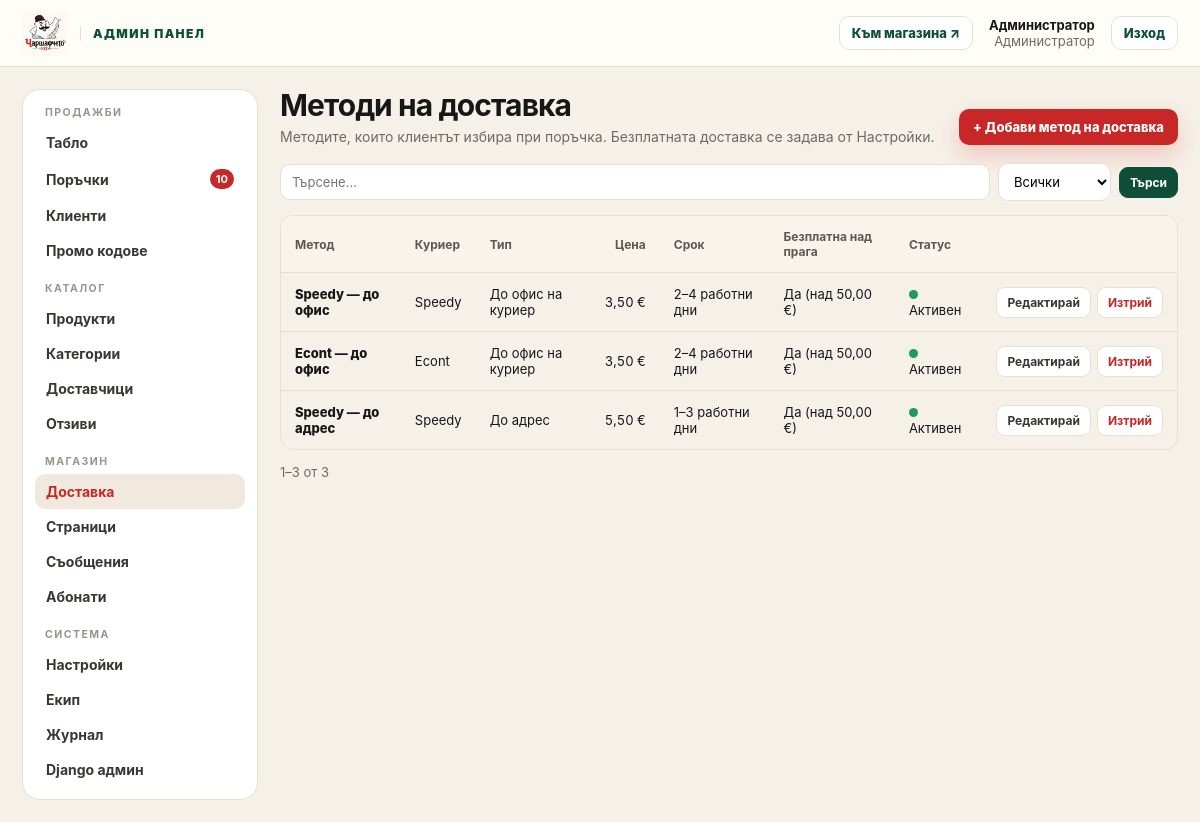
Page /dashboard/shipping/ (signed in) on the committed database.
### accounts/models.py (models this page shows, shortened)
class User(AbstractUser):
    username = None
    email = models.EmailField("имейл", unique=True)
    phone = models.CharField("телефон", max_length=32, blank=True)
    marketing_consent = models.BooleanField("съгласие за маркетинг", default=False)
    email_verified = models.BooleanField("потвърден имейл", default=False)
    USERNAME_FIELD = "email"
    REQUIRED_FIELDS = []
    objects = UserManager()
    class Meta:
        verbose_name = "потребител"
        verbose_name_plural = "потребители"

### orders/models.py (models this page shows, shortened)
class ShippingMethod(models.Model):
    TYPE_OFFICE = "office"
    TYPE_ADDRESS = "address"
    TYPE_CHOICES = [(TYPE_OFFICE, "До офис на куриер"), (TYPE_ADDRESS, "До адрес")]
    name = models.CharField("име", max_length=100)
    carrier = models.CharField("куриер", max_length=40, help_text="Напр. Speedy, Econt.")
    delivery_type = models.CharField("тип", max_length=10, choices=TYPE_CHOICES, default=TYPE_OFFICE)
    price = models.DecimalField("цена", max_digits=8, decimal_places=2)
    free_shipping_eligible = models.BooleanField(
        "участва в безплатната доставка", default=True,
        help_text="Безплатна при поръчка над прага от настройките.",
    )
    estimated_days = models.CharField("срок", max_length=40, default="2–4 работни дни")
    is_active = models.BooleanField("активен", default=True)
    position = models.PositiveIntegerField(default=0)
    class Meta:
        ordering = ["position", "price"]
        verbose_name = "метод на доставка"
        verbose_name_plural = "методи на доставка"

### core/models.py (models this page shows, shortened)
class SiteSettings(models.Model):
    CURRENCY_CHOICES = [("EUR", "EUR (€)"), ("BGN", "BGN (лв.)")]
    store_name = models.CharField("име на магазина", max_length=80, default="Чаршафчето")
    tagline = models.CharField("слоган", max_length=160, default="Повече уют в живота")
    announcement = models.CharField(
        "лента с обява",
        max_length=200,
        blank=True,
        default="🚚 Безплатна доставка за поръчки над 50 € · 14 дни право на връщане",
    )
    currency = models.CharField("валута", max_length=3, choices=CURRENCY_CHOICES, default="EUR")
    show_secondary_currency = models.BooleanField(
        "показвай и цена в лева", default=True, help_text="Двойно обозначаване EUR / BGN по фиксирания курс."
    )
    free_shipping_threshold = models.DecimalField(
        "безплатна доставка над", max_digits=10, decimal_places=2, default=Decimal("50.00")
    )
    vat_rate = models.DecimalField("ДДС %", max_digits=5, decimal_places=2, default=Decimal("20.00"))
    prices_include_vat = models.BooleanField("цените са с ДДС", default=True)
    low_stock_threshold = models.PositiveIntegerField("праг за ниска наличност", default=5)
    contact_email = models.EmailField("имейл за контакт", default="info@charshafcheto.bg")
    orders_email = models.EmailField("имейл за известия за поръчки", default="orders@charshafcheto.bg")
    contact_phone = models.CharField("телефон", max_length=40, default="0888 123 456")
    address = models.CharField("адрес", max_length=200, default="България")
    company_name = models.CharField("фирма", max_length=120, blank=True)
    company_eik = models.CharField("ЕИК", max_length=20, blank=True)
    bank_iban = models.CharField("IBAN за банков превод", max_length=40, blank=True)
    bank_name = models.CharField("банка", max_length=80, blank=True)
    facebook_url = models.URLField(blank=True)
    instagram_url = models.URLField(blank=True)
    meta_description = models.CharField(
        "SEO описание",
        max_length=300,
        default="Спални комплекти, чаршафи, калъфки и завивки с български дух.",
    )
    updated_at = models.DateTimeField(auto_now=True)
    CACHE_KEY = "site_settings"
    class Meta:
        verbose_name = "настройки на магазина"
        verbose_name_plural = "настройки на магазина"
    @classmethod
    def load(cls):
        obj = cache.get(cls.CACHE_KEY)
        if obj is None:
            obj, _ = cls.objects.get_or_create(pk=1)
            cache.set(cls.CACHE_KEY, obj, 300)
        return obj
    @property
    def currency_symbol(self):
        return "€" if self.currency == "EUR" else "лв."

### dashboard/views/crud.py (the view)
@staff_required
def entity_list(request, entity):
    e = _entity(entity)
    qs = e.queryset()
    q = request.GET.get("q", "").strip()
    if q and e.search:
        cond = Q()
        for field in e.search:
            cond |= Q(**{f"{field}__icontains": q})
        qs = qs.filter(cond)
    active = request.GET.get("active")
    if "active" in e.filters and active in ("1", "0"):
        qs = qs.filter(**{e.filters["active"]: active == "1"})
    return render(request, f"dashboard/{e.key}/list.html", {"e": e, "page": paginate(request, qs)})

### core/context_processors.py (called while the page is built)
def store(request):
    if request.path.startswith(("/static/", "/media/")):
        return {}
    wishlist_ids = set()
    if request.user.is_authenticated:
        wishlist_ids = set(WishlistItem.objects.filter(user=request.user).values_list("product_id", flat=True))
    else:
        wishlist_ids = set(request.session.get("wishlist", []))
    return {
        "store": SiteSettings.load(),
        "cart": Cart(request),
        "wishlist_ids": wishlist_ids,
        "menu_categories": Category.objects.filter(is_active=True, show_in_menu=True, parent__isnull=True),
        "footer_pages": Page.objects.filter(show_in_footer=True),
        "card_payments_enabled": bool(settings.STRIPE_SECRET_KEY),
        "SITE_URL": settings.SITE_URL,
    }

### core/templatetags/store_tags.py (called while the page is built)
def _fmt(value):
    return f"{value:,.2f}".replace(",", " ").replace(".", ",")

def _to_decimal(value):
    try:
        return Decimal(value)
    except (InvalidOperation, TypeError, ValueError):
        return Decimal("0")

@register.filter
def money(value):
    store = SiteSettings.load()
    return f"{_fmt(_to_decimal(value))} {store.currency_symbol}"

### dashboard/access.py (called while the page is built)
def _check(request, superuser=False):
    if not request.user.is_authenticated:
        return redirect_to_login(request.get_full_path(), reverse("accounts:login"))
    if not request.user.is_staff or (superuser and not request.user.is_superuser):
        raise PermissionDenied
    return None

def staff_required(view):
    @wraps(view)
    def wrapper(request, *args, **kwargs):
        return _check(request) or view(request, *args, **kwargs)
    return wrapper

def paginate(request, queryset, per_page=PAGE_SIZE):
    return Paginator(queryset, per_page).get_page(request.GET.get("page"))

### dashboard/templatetags/dashboard_tags.py (called while the page is built)
@register.simple_tag
def dashboard_counts():
    return {
        "orders": Order.objects.filter(status=Order.STATUS_NEW).count(),
        "reviews": Review.objects.filter(is_approved=False).count(),
        "messages": ContactMessage.objects.filter(is_read=False).count(),
    }

@register.simple_tag(takes_context=True)
def nav_active(context, *prefixes):
    match = getattr(context["request"], "resolver_match", None)
    name = match.url_name if match else ""
    return "active" if any(name == p or name.startswith(p + "_") for p in prefixes) else ""

### dashboard/views/crud.py (called while the page is built)
def _entity(key):
    entity = ENTITIES.get(key)
    if entity is None:
        from django.http import Http404
        raise Http404
    return entity

### dashboard/templates/dashboard/shipping/list.html (shortened to what this page needs)
{% extends "dashboard/base.html" %}
{% load store_tags %}
{% block content %}
{% include "dashboard/_list_head.html" with sub="Методите, които клиентът избира при поръчка. Безплатната доставка се задава от Настройки." %}
<div class="table-wrap"><table class="table d-table">
  <thead><tr><th>Метод</th><th>Куриер</th><th>Тип</th><th class="num">Цена</th><th>Срок</th><th>Безплатна над прага</th><th>Статус</th><th></th></tr></thead>
  <tbody>{% for obj in page %}<tr>
    <td><a class="d-strong" href="{% url 'dashboard:shipping_edit' obj.pk %}">{{ obj.name }}</a></td><td>{{ obj.carrier }}</td><td>{{ obj.get_delivery_type_display }}</td>
    <td class="num">{{ obj.price|money }}</td><td>{{ obj.estimated_days }}</td>
    <td>{% if obj.free_shipping_eligible %}Да (над {{ store.free_shipping_threshold|money }}){% else %}<span class="d-muted">Не</span>{% endif %}</td>
    <td><span class="d-dot {% if obj.is_active %}on{% endif %}"></span> {% if obj.is_active %}Активен{% else %}Неактивен{% endif %}</td>
    <td>{% include "dashboard/_row_actions.html" %}</td>
  </tr>{% empty %}<tr><td colspan="8" class="d-empty">Няма методи на доставка — клиентите няма да могат да поръчват!</td></tr>{% endfor %}</tbody>
</table></div>
{% include "dashboard/_pager.html" %}
{% endblock %}

### dashboard/templates/dashboard/base.html (shortened to what this page needs)
{% load static dashboard_tags %}<!doctype html>
<html lang="bg">
<head>
  <link rel="stylesheet" href="{% static 'css/store.css' %}">
  <link rel="stylesheet" href="{% static 'css/dashboard.css' %}">
</head>
<body class="d-body">
{% dashboard_counts as counts %}
<header class="d-top">
  <div class="d-top-in">
    <a class="d-brand" href="{% url 'dashboard:home' %}"><img src="{% static 'img/logo.png' %}" alt="{{ store.store_name }}"><span>Админ панел</span></a>
    <a class="d-link" href="/" target="_blank" rel="noopener">Към магазина ↗</a>
    <div class="d-user"><b>{{ request.user.get_full_name|default:request.user.email }}</b>{% if request.user.is_superuser %}Администратор{% else %}Служител{% endif %}</div>
    <form method="post" action="{% url 'accounts:logout' %}">{% csrf_token %}<button class="d-link" type="submit">Изход</button></form>
  </div>
</header>
<div class="d-shell">
  <nav class="d-side" aria-label="Админ навигация">
    <h6>Продажби</h6>
    <a href="{% url 'dashboard:home' %}" class="{% nav_active 'home' %}">Табло</a>
    <a href="{% url 'dashboard:orders' %}" class="{% nav_active 'orders' 'order' 'supplier_order' %}">Поръчки {% if counts.orders %}<span class="d-count">{{ counts.orders }}</span>{% endif %}</a>
    <a href="{% url 'dashboard:customers' %}" class="{% nav_active 'customers' 'customer' 'guest' %}">Клиенти</a>
    <a href="{% url 'dashboard:coupons' %}" class="{% nav_active 'coupons' %}">Промо кодове</a>
    <h6>Каталог</h6>
    <a href="{% url 'dashboard:products' %}" class="{% nav_active 'products' 'product' 'variant' %}">Продукти</a>
    <a href="{% url 'dashboard:categories' %}" class="{% nav_active 'categories' %}">Категории</a>
    <a href="{% url 'dashboard:suppliers' %}" class="{% nav_active 'suppliers' 'supplier' %}">Доставчици</a>
    <a href="{% url 'dashboard:reviews' %}" class="{% nav_active 'reviews' 'review' %}">Отзиви {% if counts.reviews %}<span class="d-count">{{ counts.reviews }}</span>{% endif %}</a>
    <h6>Магазин</h6>
    <a href="{% url 'dashboard:shipping' %}" class="{% nav_active 'shipping' %}">Доставка</a>
    <a href="{% url 'dashboard:pages' %}" class="{% nav_active 'pages' %}">Страници</a>
    <a href="{% url 'dashboard:messages' %}" class="{% nav_active 'messages' 'message' %}">Съобщения {% if counts.messages %}<span class="d-count">{{ counts.messages }}</span>{% endif %}</a>
    <a href="{% url 'dashboard:subscribers' %}" class="{% nav_active 'subscribers' 'subscriber' %}">Абонати</a>
    <h6>Система</h6>
    {% if request.user.is_superuser %}
    <a href="{% url 'dashboard:settings' %}" class="{% nav_active 'settings' %}">Настройки</a>
    <a href="{% url 'dashboard:team' %}" class="{% nav_active 'team' %}">Екип</a>
    {% endif %}
    <a href="{% url 'dashboard:audit' %}" class="{% nav_active 'audit' %}">Журнал</a>
    {% if request.user.is_superuser %}<a href="{% url 'admin:index' %}">Django админ</a>{% endif %}
  </nav>
  <main class="d-main" id="main">
    {% block content %}{% endblock %}
  </main>
</div>
</body>
</html>

### dashboard/templates/dashboard/_row_actions.html
<div class="d-actions"><a class="d-btn" href="{% url 'dashboard:'|add:e.key|add:'_edit' obj.pk %}">Редактирай</a><a class="d-btn danger" href="{% url 'dashboard:'|add:e.key|add:'_delete' obj.pk %}">Изтрий</a></div>

### static/css/store.css (style rules this page uses)
:root { --cream:#fbf7ef; --paper:#fffdf8; --ink:#171717; --muted:#6d6a64; --red:#c82727; --red-dark:#a91e1e; --green:#0f4f3a; --green-2:#1f6e50; --line:#e8dfd2; --gold:#e2a126; --shadow:0 18px 45px rgba(25,16,8,.08); --radius:22px; --radius-sm:14px; --max:1220px; }
* { box-sizing:border-box }
html { scroll-behavior:smooth }
body { margin:0;font-family:Inter,ui-sans-serif,system-ui,-apple-system,BlinkMacSystemFont,"Segoe UI",sans-serif;color:var(--ink);background:var(--cream) }
button,input,select,textarea { font:inherit }
button { cursor:pointer }
a { color:inherit;text-decoration:none }
img { max-width:100%;display:block }
.table-wrap { overflow:auto;border:1px solid var(--line);border-radius:13px }
.table { width:100%;border-collapse:collapse;min-width:720px }
.table th,.table td { padding:13px 14px;border-bottom:1px solid var(--line);text-align:left;font-size:13px }
.table th { background:#f8f3eb;color:#5d5851;font-size:12px }
.table tr:last-child td { border-bottom:0 }

### static/css/dashboard.css (style rules this page uses)
body.d-body { background:#f6f1e8;min-height:100vh }
.d-top { position:sticky;top:0;z-index:40;background:rgba(255,253,248,.97);backdrop-filter:blur(12px);border-bottom:1px solid var(--line) }
.d-top-in { display:flex;align-items:center;gap:16px;padding:10px 22px }
.d-brand { display:flex;align-items:center;gap:12px;font-weight:900;color:var(--green) }
.d-brand img { height:46px;width:auto }
.d-brand span { font-size:12px;letter-spacing:.12em;text-transform:uppercase;border-left:1px solid var(--line);padding-left:12px }
.d-top a.d-link,.d-top button.d-link { font-size:13px;font-weight:800;color:var(--green);border:1px solid var(--line);background:#fff;border-radius:10px;padding:8px 12px }
.d-user { font-size:13px;color:var(--muted);text-align:right;line-height:1.25 }
.d-user b { display:block;color:var(--ink) }
.d-shell { display:grid;grid-template-columns:236px minmax(0,1fr);gap:22px;padding:22px;max-width:1500px;margin:0 auto }
.d-side { background:#fff;border:1px solid var(--line);border-radius:18px;padding:12px;height:max-content;position:sticky;top:88px }
.d-side h6 { margin:14px 10px 6px;font-size:10.5px;letter-spacing:.14em;text-transform:uppercase;color:#9b9389 }
.d-side h6:first-child { margin-top:4px }
.d-side a { display:flex;align-items:center;justify-content:space-between;gap:8px;padding:9px 11px;border-radius:10px;font-weight:700;font-size:14px;color:#393633 }
.d-side a.active { background:#f1e9dd;color:var(--red) }
.d-count { background:var(--red);color:#fff;border-radius:999px;font-size:11px;min-width:20px;height:20px;padding:0 6px;display:grid;place-items:center }
.d-main { min-width:0 }
.d-table { min-width:640px }
.d-table td { vertical-align:middle }
.d-table .num { text-align:right;font-variant-numeric:tabular-nums;white-space:nowrap }
.d-table th.num { text-align:right }
.d-strong { font-weight:800 }
.d-actions { display:flex;gap:6px;justify-content:flex-end;flex-wrap:wrap }
.d-table .d-actions { flex-wrap:nowrap }
.d-btn { border:1px solid var(--line);background:#fff;border-radius:9px;padding:7px 10px;font-size:12px;font-weight:700;color:#3a3733;display:inline-flex;align-items:center;gap:5px;white-space:nowrap;cursor:pointer }
.d-btn.danger { color:var(--red) }
.d-dot { width:9px;height:9px;border-radius:50%;display:inline-block;background:#c9c1b6 }
.d-dot.on { background:#1f9a5c }

### rows in the picture
User: user.get_full_name "Администратор"
ShippingMethod: name "Speedy — до офис", carrier "Speedy", delivery_type "До офис на куриер", price "3,50 €", estimated_days "2–4 работни дни", is_active True (drawn)
SiteSettings: free_shipping_threshold "50,00 €"
ShippingMethod: name "Econt — до офис", carrier "Econt", delivery_type "До офис на куриер", price "3,50 €", estimated_days "2–4 работни дни", is_active True (drawn)
ShippingMethod: name "Speedy — до адрес", carrier "Speedy", delivery_type "До адрес", price "5,50 €", estimated_days "1–3 работни дни", is_active True (drawn)

### other values in the picture
{{ counts.orders }} "10"
{{ e.title }} "Методи на доставка"
{{ sub }} "Методите, които клиентът избира при поръчка. Безплатната доставка се задава от Настройки."
{{ e.singular }} "метод на доставка"
{{ page.start_index }} "1"
{{ page.end_index }} "3"
{{ page.paginator.count }} "3"
